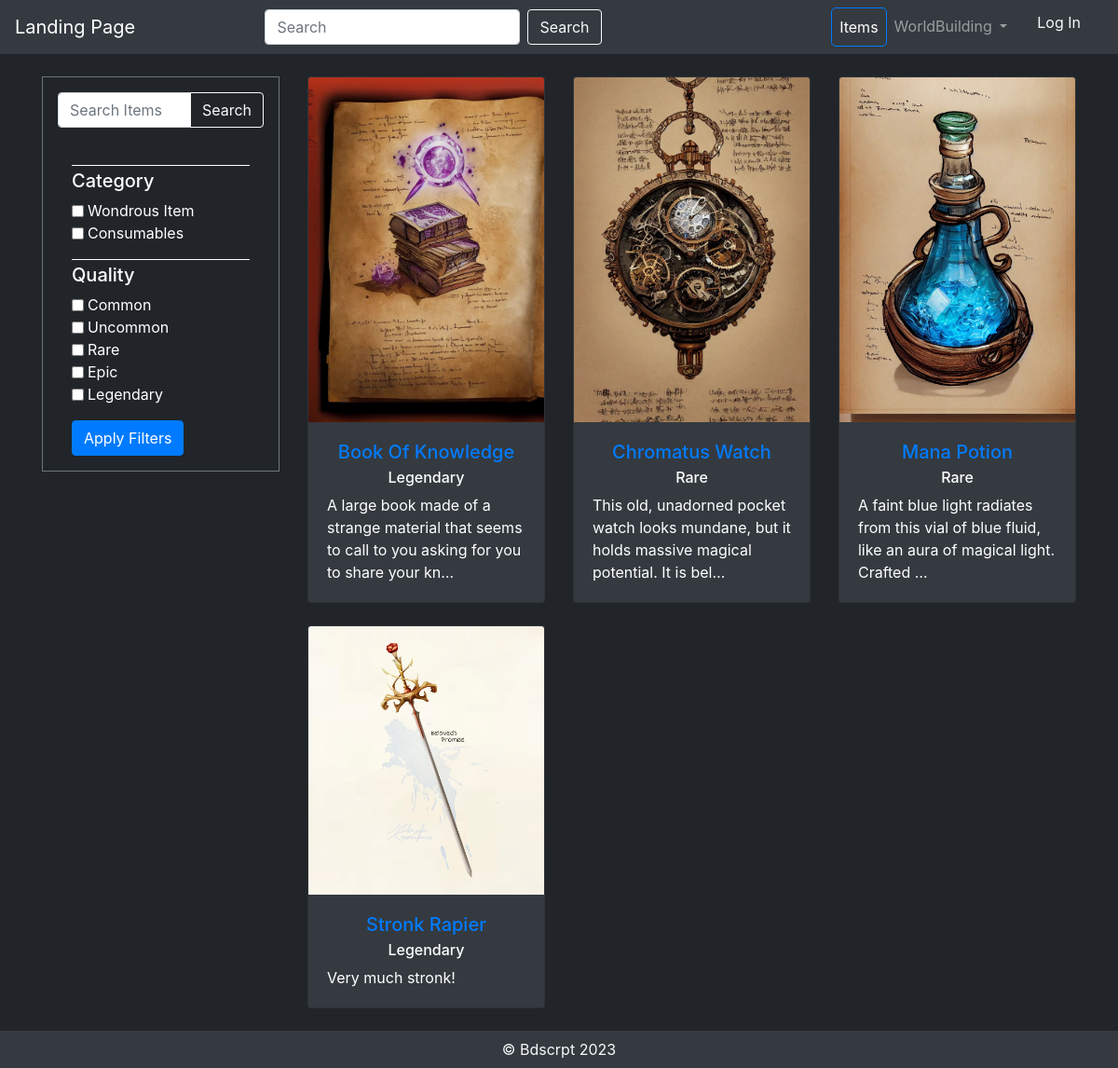
Before: /items/ with the older database file.
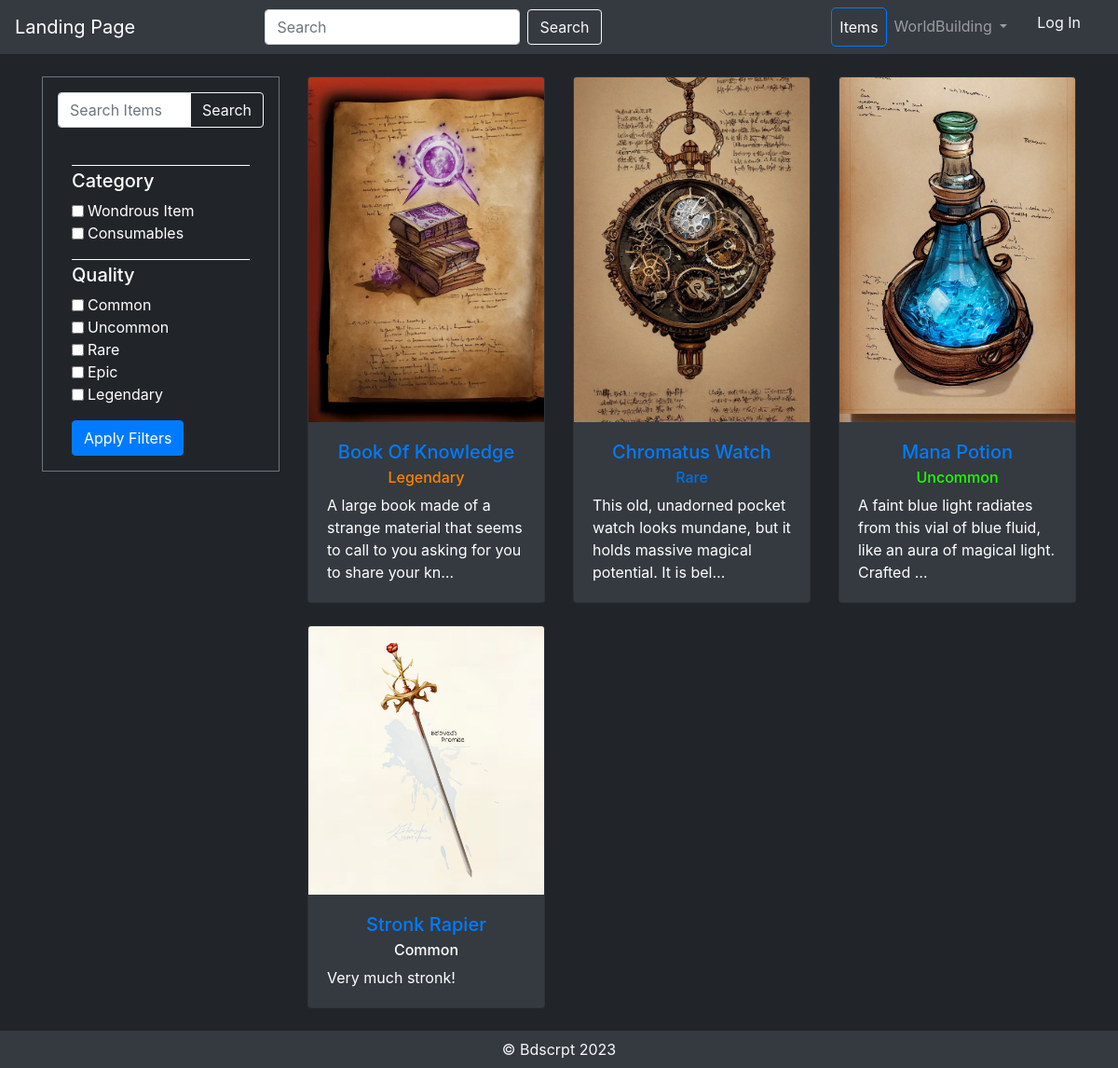
After: the same page with the newer database file.
### items/models.py (models this page shows, shortened)
class ItemCategory(models.Model):
    name = models.CharField(max_length=128)
    description = models.TextField(null=True, blank=True)
    slug = models.SlugField(max_length=255, unique=True, db_index=True, verbose_name='URL')
    class Meta:
        verbose_name = 'category'
        verbose_name_plural = 'categories'

class Quality(models.Model):
    name = models.CharField(max_length=128)
    slug = models.SlugField(max_length=255, unique=True, db_index=True, verbose_name='URL')
    color = models.CharField(max_length=10)
    description = models.TextField(null=True, blank=True)
    class Meta:
        verbose_name = 'quality'
        verbose_name_plural = 'qualities'
    def __str__(self):
        return self.name

class Item(models.Model):
    name = models.CharField(max_length=128)
    slug = models.SlugField(max_length=255, unique=True, db_index=True, verbose_name='URL')
    description = models.TextField(null=True, blank=True)
    quality = models.ForeignKey(to=Quality, on_delete=models.CASCADE)
    image = models.ImageField(upload_to='items_images')
    category = models.ForeignKey(to=ItemCategory, on_delete=models.CASCADE)
    created_timestamp = models.DateTimeField(auto_now_add=True)
    favourite = models.ManyToManyField(to=User, related_name='favourite', blank=True)
    ratings = GenericRelation(Rating)
    class Meta:
        verbose_name = 'item'
        verbose_name_plural = 'items'

### items/views.py (the view)
# urls.py: path('', ItemsListView.as_view(), name='index'),
class ItemsListView(ListView):
    model = Item
    template_name = 'items/items.html'
    paginate_by = 5
    context_object_name = 'items'
    def get_context_data(self, *, object_list=None, **kwargs):
        context = super(ItemsListView, self).get_context_data()
        context['title'] = 'Beautiful Descriptions / Items'
        context['categories'] = ItemCategory.objects.all()
        context['qualities'] = Quality.objects.all()
        filters = ''
        if 'favourites' in self.request.GET:
            filters = f'&favourites=True'
        if 'category' in self.request.GET:
            filters += ''.join([f'&category={x}' for x in self.request.GET.getlist('category')])
        if 'quality' in self.request.GET:
            filters += ''.join([f'&quality={x}' for x in self.request.GET.getlist('quality')])
        if 'keywords' in self.request.GET:
            filters += f'&keywords={self.request.GET["keywords"]}'
        context['filters'] = filters
        return context
    def get_queryset(self):
        queryset = super(ItemsListView, self).get_queryset()
        print(self.request.GET)
        if 'favourites' in self.request.GET:
            user = self.request.user
            queryset = user.favourite.all()
        if 'category' in self.request.GET:
            queryset = queryset.filter(category__slug__in=self.request.GET.getlist('category'))
        if 'keywords' in self.request.GET:
            queryset = queryset.filter(description__icontains=self.request.GET['keywords'])
        if 'quality' in self.request.GET:
            queryset = queryset.filter(quality__slug__in=self.request.GET.getlist('quality'))
        return queryset.order_by('name')

### templates/items/items.html (shortened to what this page needs)
{% extends 'partials/base.html' %}
{% load static %}
{% block content %}
<body class="text-white">
  <div class="container mt-4">
    <div class="row">
      <div class="col-md-3">
<div class="filter-section border border-secondary p-3">
  <div class="d-flex">
    <form class="form-inline mx-auto" action="{% url 'items:index' %}" method="GET">
      <div class="input-group">
        <input name="keywords" class="form-control" type="search" placeholder="Search Items" aria-label="Search">
        <div class="input-group-append">
          <button class="btn btn-outline-light" type="submit">Search</button>
        </div>
      </div>
<div class="container mt-4">
<div class="row">
    <div class="col">
        <h5 class="text-white mt-3 pt-1" style="border-top: 1px solid white;">Category</h5>
        {% for category in categories %}
            <div class="form-group">
                <input class="form-check-input" type="checkbox" name="category" value="{{ category.slug }}" id="{{ category.slug }}">
                <label class="form-check-label custom-checkbox-label" for="{{ category.slug }}">
                  {{ category.name }}
                </label>
            </div>
        {% endfor %}
    </div>
</div>
    <div class="row">
        <div class="col">
            <h5 class="text-white mt-3 pt-1" style="border-top: 1px solid white;">Quality</h5>
          {% for quality in qualities %}
          <div class="form-group">
            <input class="form-check-input" type="checkbox" name="quality" value="{{ quality.slug }}" id="{{ quality.slug }}">
            <label class="form-check-label custom-checkbox-label" for="{{ quality.slug }}">
              {{ quality.name }}
            </label>
          </div>
          {% endfor %}
        </div>
  </div>
  <div class="row mt-3">
    <div class="col">
      <button type="submit" class="btn btn-primary">Apply Filters</button>
    </div>
  </div>
</div>
    </form>
  </div>
</div>
      </div>
        <div class="col-md-9">
        <div class="row">
{% for item in object_list %}
    <div class="col-md-4 mb-4">
        <div class="card bg-dark text-white">
          <a href="{% url 'items:item' item.slug %}" class="card-link">
            <img src="{{ item.image.url }}" class="card-img-top" alt="Card Image">
          </a>
          <div class="card-body">
            <h5 class="card-title text-center"><a href="{% url 'items:item' item.slug %}" class="card-link">{{ item.name }}</a></h5>
              <h6 class="card-subtitle mb-2 text-center" style="color: {{ item.quality.color }};">{{ item.quality }}</h6>
            <p class="card-text">{{ item.description|truncatechars:98 }}</p>
          </div>
        </div>
    </div>
{% endfor %}
        </div>
      </div>
    </div>
  </div>
</body>
{% endblock %}

### templates/partials/base.html (shortened to what this page needs)
{% load static %}
<!DOCTYPE html>
<html lang="en">
<head>
    <link rel="stylesheet" href="{% static "vendor/bootstrap/css/bootstrap.css" %}">
</head>
<body>
{% include 'partials/_navbar.html' %}
{% block content %} {% endblock %}
{% block footer %}
    {% include 'partials/_footer.html' %}
{% endblock %}
</body>
</html>

### templates/partials/_navbar.html (shortened to what this page needs)
{% load static %}
<head>
</head>
<body>
  <nav class="navbar navbar-expand-lg navbar-dark bg-dark">
<a class="navbar-brand {% if request.path == '/' %}active{% endif %}" href="{% url 'index' %}">
  Landing Page
</a>
    <form class="form-inline mx-auto">
      <input class="form-control mr-sm-2" type="search" placeholder="Search" aria-label="Search">
      <button class="btn btn-outline-light my-2 my-sm-0" type="submit">Search</button>
    </form>
    <ul class="navbar-nav ml-auto">
<li class="nav-item {% if request.path == '/items/' %}active{% endif %}">
      <a class="nav-link" href="{% url 'items:index' %}">Items</a>
</li>
    <li class="nav-item dropdown">
      <a class="nav-link dropdown-toggle" href="#" id="navbarDropdown" role="button" data-toggle="dropdown"
        aria-haspopup="true" aria-expanded="false">
        WorldBuilding
      </a>
    </li>
    {% if user.is_authenticated %}
    <li class="nav-item dropdown">
      <a class="nav-link dropdown-toggle" href="#" id="navbarDropdown" role="button" data-toggle="dropdown"
        aria-haspopup="true" aria-expanded="false">
        {{ user.get_username }}
      </a>
      <div id="myDropdownMenu" class="dropdown-menu dropdown-menu-right bg-dark w-100" aria-labelledby="navbarDropdown">
        <a class="dropdown-item text-light" href="{% url 'users:profile' %}">Profile</a>
          {% if user.is_superuser or user.is_staff %}
            <a class="dropdown-item text-light" href="{% url 'admin:index' %}">Admin Panel</a>
          {% endif %}
          <a class="dropdown-item text-light" href="{% url 'users:logout' %}">Logout</a>
      </div>
    </li>
    {% else %}
        <li class="nav-item">
        <a class="dropdown-item text-light" href="{% url 'users:login' %}">Log In</a>
      </li>
    {% endif %}
    </ul>
  </nav>
</body>

### templates/partials/_footer.html (shortened to what this page needs)
<footer class="footer bg-dark text-center text-white">
  <div class="container-fluid">
    <div class="row">
      <div class="col">
        <span class="text-light">&copy; Bdscrpt 2023</span>
      </div>
    </div>
  </div>
</footer>

### templates/partials/base.html (style rules this page uses)
body { background-color: #212529; }

### templates/partials/_navbar.html (style rules this page uses)
.navbar-dark .navbar-brand { color: #fff; }
.nav-item.active .nav-link { border: 1px solid #007bff; border-radius: 5px; }

### templates/partials/_footer.html (style rules this page uses)
html { position: relative; min-height: 100%; }
body { margin-bottom: 40px; }
.footer { position: absolute; bottom: 0; width: 100%; height: 40px; line-height: 40px; }

Changed rows visible on the page:
changed Quality "Rare": color empty → "#0070dd" (drawn)
changed Quality "Legendary": color empty → "#ff8000" (drawn)
changed Item "Mana Potion": quality_id 3 → 2 (drawn); quality "Rare" → "Uncommon"
changed Item "Stronk Rapier": quality "Legendary" → "Common"
